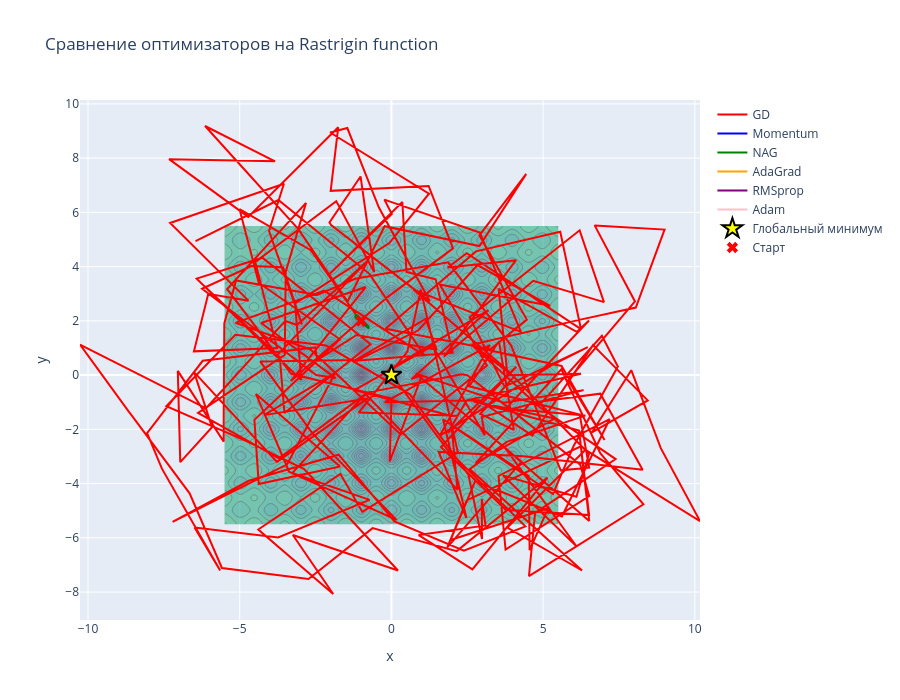

The cell this chart's notebook holds for it:
### Markdown cell above
#### **Задание 1.2 Тестирование золотой пятерки (2 балла)**

Протестируем оптимизиторы на красивой двумерной функции — **функции Растригина (Rastrigin function)**. Почему именно она? На самом деле, существует несколько [популярных функций-тестов](https://en.wikipedia.org/wiki/Test_functions_for_optimization) для функций оптимизации. И все они безумно красивые. Просто эта — [особенно хорошо отражает сложные ландшафты](https://en.wikipedia.org/wiki/Rastrigin_function). Она имеет:

* большое число локальных экстремумов,
* регулярную рябь по всей области,
* хорошо выраженный глобальный минимум.

Её аналитическая форма в двумерном случае:

$$f(x, y) = 20 + x^2 + y^2 - 10(\cos(2\pi x) + \cos(2\pi y))$$

Глобальный минимум:

$$(x^*, y^*) = (0,0), \quad f(x^*, y^*) = 0.$$


**Что сделать в задании:**
1. Реализовать функцию (двумерную) и ее градиент

2. Запустить каждый оптимизатор:

   * записать функцию и её градиент;
   * запустить оптимизиторы из данной стартовой точки (она прописана в коде), с прописанным базовым learning rate.

3. Для каждого метода вывести:

   * итоговые значения аргументов $x$ и $y$,
   * финальное значение функции потерь.


4. Сделать краткий анализ. Можно опираться на вопросы:

   * Какие методы сходятся быстрее?
   * Кто застрял в локальных минимумах?
   * Насколько траектории “дрожат”?
   * Как адаптивные методы корректируют шаг?
   * Какие методы вышли ближе всего к глобальному минимуму?

### Code cell
def rastrigin_function(params, A=10.0):
    """
    Rastrigin function (2D).
    f(x, y) = 2A + x^2 - A cos(2πx) + y^2 - A cos(2πy)
    Глобальный минимум: (0, 0), f = 0.
    """
    # Реализовал расчет функции в векторном виде
    return 2 * A + np.sum(np.power(params, 2)) - A * np.sum(np.cos(2 * np.pi * params))

def rastrigin_gradient(params, A=10.0):
    """
    Gradient of Rastrigin function.
    ∂f/∂x = 2x + 2πA sin(2πx)
    ∂f/∂y = 2y + 2πA sin(2πy)
    """
    # Реализовал расчет градиента в векторном виде
    return 2 * params + 2 * np.pi * A * np.sin(2 * np.pi * params)

# Параметры
initial_point = np.array([-1.0, 2.0])  # стартовая точка вдали от минимума — не меняем!
n_iter = 300

# Создаём оптимизаторы
optimizers = {
    'GD':       VanillaGD(learning_rate=0.05, n_iterations=n_iter),
    'Momentum': MomentumGD(learning_rate=0.05, n_iterations=n_iter, beta=0.9),
    'NAG':      NesterovGD(learning_rate=0.05, n_iterations=n_iter, beta=0.9),
    'AdaGrad':  AdaGrad(learning_rate=0.05,  n_iterations=n_iter),
    'RMSprop':  RMSprop(learning_rate=0.05,  n_iterations=n_iter, beta=0.9),
    'Adam':     Adam(learning_rate=0.05,     n_iterations=n_iter)
}

# Создаём сетку для визуализации
x_range = np.linspace(-5.5, 5.5, 300)
y_range = np.linspace(-5.5, 5.5, 300)
X, Y = np.meshgrid(x_range, y_range)
Z = np.zeros_like(X)

for i in range(len(x_range)):
    for j in range(len(y_range)):
        Z[j, i] = rastrigin_function(np.array([X[j, i], Y[j, i]]))

# Обучаем все оптимизаторы
results = {}
for name, optimizer in optimizers.items():
    final_params = optimizer.fit(rastrigin_function, rastrigin_gradient, initial_point)
    results[name] = optimizer.history
    print(f"{name:12s}: Final loss = {rastrigin_function(final_params):.6f}, "
          f"Params = [{final_params[0]:.4f}, {final_params[1]:.4f}]")

print("\nГлобальный минимум (True): [0, 0]")

# Визуализация траекторий — если вы ничего не меняли в базовом классе — оно просто запустится
fig_opt = go.Figure()

# Контур функции
fig_opt.add_trace(
    go.Contour(
        x=x_range,
        y=y_range,
        z=np.log10(Z + 1),  # лог по (f + 1), чтобы избежать log(0)
        colorscale='Viridis',
        showscale=False,
        contours=dict(start=0, end=3, size=0.1),
        opacity=0.6,
        name='Rastrigin function (log scale)'
    )
)

# Траектории всех оптимизаторов
colors = ['red', 'blue', 'green', 'orange', 'purple', 'pink']
for idx, (name, history) in enumerate(results.items()):
    trajectory = np.array(history['params'])
    fig_opt.add_trace(
        go.Scatter(
            x=trajectory[:, 0],
            y=trajectory[:, 1],
            mode='lines',
            line=dict(color=colors[idx], width=2),
            name=name
        )
    )

# Глобальный минимум
fig_opt.add_trace(
    go.Scatter(
        x=[0.0], y=[0.0],
        mode='markers',
        marker=dict(size=15, color='yellow', symbol='star',
                    line=dict(color='black', width=2)),
        name='Глобальный минимум'
    )
)

# Стартовая точка
fig_opt.add_trace(
    go.Scatter(
        x=[initial_point[0]], y=[initial_point[1]],
        mode='markers',
        marker=dict(size=10, color='red', symbol='x'),
        name='Старт'
    )
)

fig_opt.update_layout(
    title="Сравнение оптимизаторов на Rastrigin function",
    xaxis_title="x",
    yaxis_title="y",
    hovermode='closest',
    width=900,
    height=700
)

fig_opt.show()

### Figure 1 — Plotly figure (JSON) as saved in the notebook; plotly's stock layout.template omitted (floating-point values rounded to 4 significant figures; data arrays with more than 128 entries replaced by an {"elided": "..."} marker saying what was removed)
{"data": [{"colorscale": [[0, "#440154"], [0.1111, "#482878"], [0.2222, "#3e4989"], [0.3333, "#31688e"], [0.4444, "#26828e"], [0.5556, "#1f9e89"], [0.6667, "#35b779"], [0.7778, "#6ece58"], [0.8889, "#b5de2b"], [1, "#fde725"]], "contours": {"end": 3, "size": 0.1, "start": 0}, "name": "Rastrigin function (log scale)", "opacity": 0.6, "showscale": false, "type": "contour", "x": {"elided": "300 float values"}, "y": {"elided": "300 float values"}, "z": {"elided": "300x300 float values"}}, {"line": {"color": "red", "width": 2}, "mode": "lines", "name": "GD", "type": "scatter", "x": {"elided": "301 float values"}, "y": {"elided": "301 float values"}}, {"line": {"color": "blue", "width": 2}, "mode": "lines", "name": "Momentum", "type": "scatter", "x": {"elided": "301 float values"}, "y": {"elided": "301 float values"}}, {"line": {"color": "green", "width": 2}, "mode": "lines", "name": "NAG", "type": "scatter", "x": {"elided": "301 float values"}, "y": {"elided": "301 float values"}}, {"line": {"color": "orange", "width": 2}, "mode": "lines", "name": "AdaGrad", "type": "scatter", "x": {"elided": "301 float values"}, "y": {"elided": "301 float values"}}, {"line": {"color": "purple", "width": 2}, "mode": "lines", "name": "RMSprop", "type": "scatter", "x": {"elided": "301 float values"}, "y": {"elided": "301 float values"}}, {"line": {"color": "pink", "width": 2}, "mode": "lines", "name": "Adam", "type": "scatter", "x": {"elided": "301 float values"}, "y": {"elided": "301 float values"}}, {"marker": {"color": "yellow", "line": {"color": "black", "width": 2}, "size": 15, "symbol": "star"}, "mode": "markers", "name": "Глобальный минимум", "type": "scatter", "x": [0], "y": [0]}, {"marker": {"color": "red", "size": 10, "symbol": "x"}, "mode": "markers", "name": "Старт", "type": "scatter", "x": [-1], "y": [2]}], "layout": {"height": 700, "hovermode": "closest", "title": {"text": "Сравнение оптимизаторов на Rastrigin function"}, "width": 900, "xaxis": {"title": {"text": "x"}}, "yaxis": {"title": {"text": "y"}}}}
